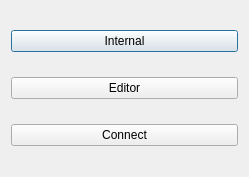
<?xml version="1.0" encoding="UTF-8"?>
<ui version="4.0">
 <class>Dialog</class>
 <widget class="QDialog" name="Dialog">
  <property name="geometry">
   <rect>
    <x>0</x>
    <y>0</y>
    <width>249</width>
    <height>177</height>
   </rect>
  </property>
  <property name="windowTitle">
   <string>Dialog</string>
  </property>
  <layout class="QVBoxLayout" name="verticalLayout">
   <item>
    <widget class="QPushButton" name="btnInternal">
     <property name="text">
      <string>Internal</string>
     </property>
    </widget>
   </item>
   <item>
    <widget class="QPushButton" name="btnEditor">
     <property name="text">
      <string>Editor</string>
     </property>
    </widget>
   </item>
   <item>
    <widget class="QPushButton" name="btnConnect">
     <property name="text">
      <string>Connect</string>
     </property>
    </widget>
   </item>
  </layout>
 </widget>
 <resources/>
 <connections>
  <connection>
   <sender>btnInternal</sender>
   <signal>clicked()</signal>
   <receiver>Dialog</receiver>
   <slot>accept()</slot>
   <hints>
    <hint type="sourcelabel">
     <x>131</x>
     <y>29</y>
    </hint>
    <hint type="destinationlabel">
     <x>252</x>
     <y>11</y>
    </hint>
   </hints>
  </connection>
 </connections>
</ui>
